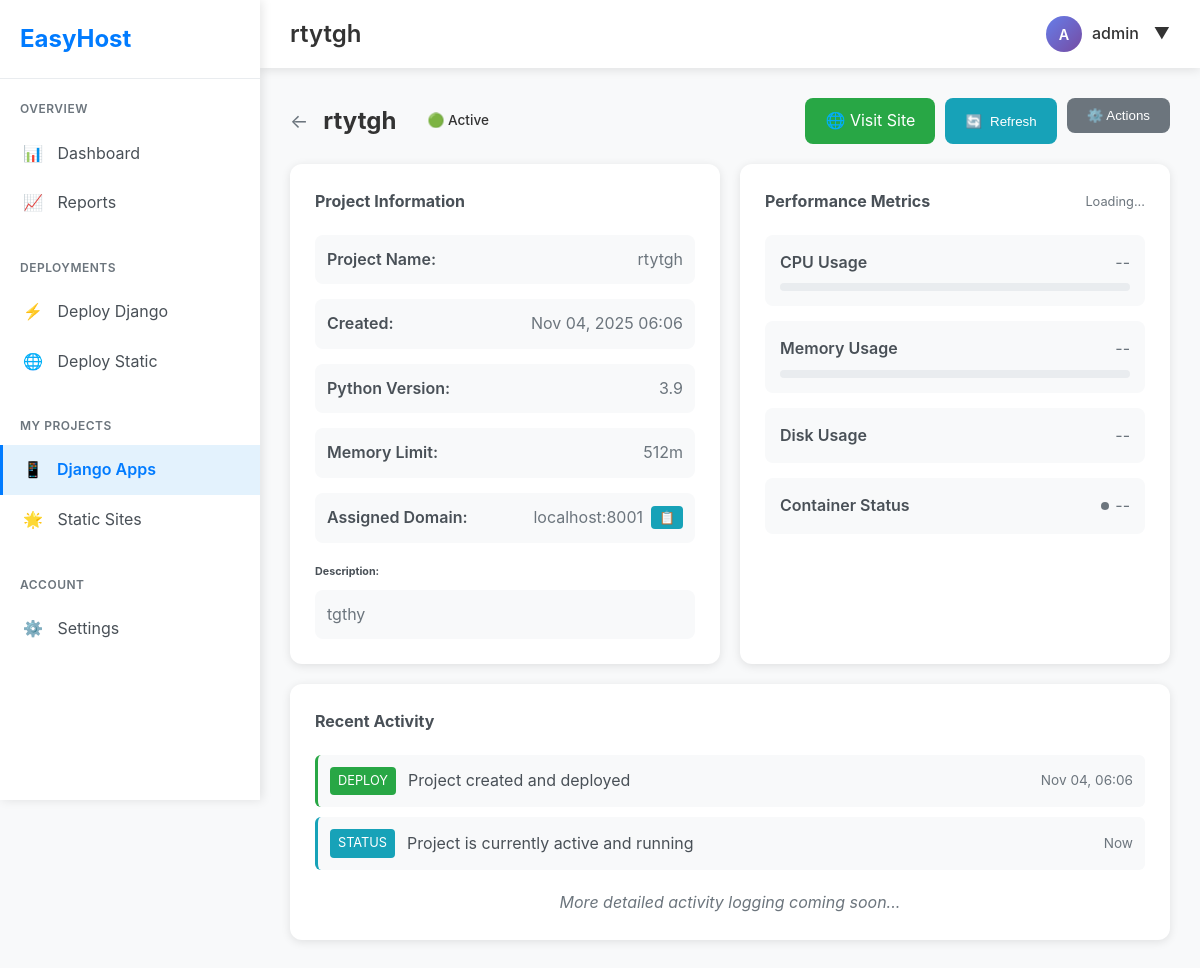
Screenshot of /dashboard/django/55/ (signed in) with the database file from the repository.
### app/models.py (models this page shows, shortened)
class DjangoProject(models.Model):
    DEPLOYMENT_STATUS_CHOICES = [
        ('pending', 'Pending'),
        ('building', 'Building'),
        ('deployed', 'Deployed'),
        ('failed', 'Failed'),
        ('stopped', 'Stopped'),
    ]
    PYTHON_VERSION_CHOICES = [
        ('3.8', 'Python 3.8'),
        ('3.9', 'Python 3.9'),
        ('3.10', 'Python 3.10'),
        ('3.11', 'Python 3.11'),
        ('3.12', 'Python 3.12'),
    ]
    user = models.ForeignKey(User, on_delete=models.CASCADE)
    project_name = models.CharField(max_length=200, help_text="Name of your Django project")
    description = models.TextField(blank=True, help_text="Brief description of your project")
    project_file = models.FileField(
        upload_to='django_projects/',
        help_text="Upload your Django project as a ZIP file"
    )
    python_version = models.CharField(
        max_length=5,
        choices=PYTHON_VERSION_CHOICES,
        default='3.9',
        help_text="Python version to use"
    )
    subdomain = models.CharField(max_length=100, unique=True)
    custom_domain = models.CharField(
        max_length=200,
        blank=True,
        null=True,
        help_text="Optional: Use your own domain (e.g., myapp.com)"
    )
    domain_name = models.CharField(max_length=200, blank=True, null=True)
    project_folder = models.CharField(max_length=500, blank=True, null=True)
    deployment_status = models.CharField(
        max_length=20,
        choices=DEPLOYMENT_STATUS_CHOICES,
        default='pending'
    )
    is_active = models.BooleanField(default=False)
    database_url = models.CharField(max_length=500, blank=True, null=True)
    memory_limit = models.CharField(
        max_length=10,
        default='512m',
        help_text="Memory limit (e.g., 512m, 1g)"
    )
    environment_vars = models.JSONField(
        default=dict,
        blank=True,
        help_text="Additional environment variables"
    )
    created_at = models.DateTimeField(auto_now_add=True)
    updated_at = models.DateTimeField(auto_now=True)
    last_deployed = models.DateTimeField(null=True, blank=True)
    def get_site_url(self):
        if self.domain_name:
            return f"http://{self.domain_name}"
        return None
    class Meta:
        ordering = ['-created_at']
        verbose_name = "Django Project"
        verbose_name_plural = "Django Projects"

### app/views.py (the view)
# urls.py: path('dashboard/django/<int:project_id>/', views.django_project_detail, name='django_project_detail'),
@login_required
def django_project_detail(request, project_id):
    project = get_object_or_404(DjangoProject, id=project_id, user=request.user)
    status = {'status': False}
    if project.domain_name and project.deployment_status != 'failed':
        safe_name = "".join(c if c.isalnum() else "_" for c in project.project_name)
        try:
            status = check_django_deployment_status(
                request.user.username,
                safe_name,
                project.domain_name
            )
        except Exception as e:
            logger.error(f"Error checking detailed status for project {project_id}: {e}")
            status = {'status': False, 'error': str(e)}
    project_info = {}
    if project.project_folder and os.path.exists(project.project_folder):
        try:
            project_info = get_django_project_info(project.project_folder)
        except Exception as e:
            logger.error(f"Error getting project info for {project_id}: {e}")
            project_info = {'error': str(e)}
    context = {
        'project': project,
        'status': status,
        'project_info': project_info
    }
    return render(request, 'django_project_detail.html', context)

### app/templates/django_project_detail.html (shortened to what this page needs)
{% extends 'dashboard_base.html' %}
{% block page_title %}{{ project.project_name }}{% endblock %}
{% block content %}
<div style="margin-bottom: 20px;">
    <div style="display: flex; justify-content: space-between; align-items: center; flex-wrap: wrap; gap: 15px;">
        <div style="display: flex; align-items: center; gap: 15px;">
            <a href="{% url 'django_projects' %}" style="color: #6c757d; text-decoration: none; font-size: 1.2rem;">←</a>
            <h2 style="margin: 0;">{{ project.project_name }}</h2>
            <span class="status-badge status-{{ project.deployment_status|default:'unknown' }}" style="padding: 6px 16px; border-radius: 20px; font-size: 0.85rem; font-weight: 500;">
                {% if project.is_active and project.deployment_status == 'deployed' %}
                    🟢 Active
                {% elif project.deployment_status == 'deploying' %}
                    🟡 Deploying
                {% elif project.deployment_status == 'failed' %}
                    🔴 Failed
                {% else %}
                    ⚫ Inactive
                {% endif %}
            </span>
        </div>
        <div style="display: flex; gap: 10px; flex-wrap: wrap;">
            {% if project.domain_name and project.is_active %}
                <a href="{{ project.get_site_url }}" target="_blank" style="background: #28a745; color: #fff; padding: 10px 20px; border-radius: 8px; text-decoration: none; display: flex; align-items: center; gap: 8px;">
                    🌐 Visit Site
                </a>
            {% endif %}
            <button onclick="refreshMetrics()" style="background: #17a2b8; color: #fff; padding: 10px 20px; border-radius: 8px; border: none; cursor: pointer; display: flex; align-items: center; gap: 8px;">
                <span id="refresh-icon">🔄</span> Refresh
            </button>
            <div class="dropdown" style="position: relative;">
                <button onclick="toggleMainDropdown()" style="background: #6c757d; color: #fff; padding: 10px 20px; border-radius: 8px; border: none; cursor: pointer; display: flex; align-items: center; gap: 8px;">
                    ⚙️ Actions
                </button>
            </div>
        </div>
    </div>
</div>
<div style="display: grid; grid-template-columns: 1fr 1fr; gap: 20px; margin-bottom: 20px;">
    <div style="background: #fff; padding: 25px; border-radius: 12px; box-shadow: 0 2px 10px rgba(0,0,0,0.1);">
        <h4 style="margin-top: 0; margin-bottom: 20px; color: #495057;">Project Information</h4>
        <div style="display: grid; gap: 15px;">
            <div style="display: flex; justify-content: space-between; align-items: center; padding: 12px; background: #f8f9fa; border-radius: 8px;">
                <span style="font-weight: 600; color: #495057;">Project Name:</span>
                <span style="color: #6c757d;">{{ project.project_name }}</span>
            </div>
            <div style="display: flex; justify-content: space-between; align-items: center; padding: 12px; background: #f8f9fa; border-radius: 8px;">
                <span style="font-weight: 600; color: #495057;">Created:</span>
                <span style="color: #6c757d;">{{ project.created_at|date:"M d, Y H:i" }}</span>
            </div>
            <div style="display: flex; justify-content: space-between; align-items: center; padding: 12px; background: #f8f9fa; border-radius: 8px;">
                <span style="font-weight: 600; color: #495057;">Python Version:</span>
                <span style="color: #6c757d;">{{ project.python_version|default:"3.9" }}</span>
            </div>
            <div style="display: flex; justify-content: space-between; align-items: center; padding: 12px; background: #f8f9fa; border-radius: 8px;">
                <span style="font-weight: 600; color: #495057;">Memory Limit:</span>
                <span style="color: #6c757d;">{{ project.memory_limit|default:"512MB" }}</span>
            </div>
            {% if project.domain_name %}
            <div style="display: flex; justify-content: space-between; align-items: center; padding: 12px; background: #f8f9fa; border-radius: 8px;">
                <span style="font-weight: 600; color: #495057;">Assigned Domain:</span>
                <div style="display: flex; align-items: center; gap: 8px;">
                    <span style="color: #6c757d;">{{ project.domain_name }}</span>
                    <button onclick="copyDomain('{{ project.domain_name }}')" style="background: #17a2b8; color: white; border: none; padding: 4px 8px; border-radius: 4px; cursor: pointer; font-size: 0.8rem;">
                        📋
                    </button>
                </div>
            </div>
            {% endif %}
        </div>
        {% if project.description %}
        <div style="margin-top: 20px;">
            <h6 style="margin-bottom: 10px; color: #495057;">Description:</h6>
            <p style="color: #6c757d; margin: 0; padding: 12px; background: #f8f9fa; border-radius: 8px;">
                {{ project.description }}
            </p>
        </div>
        {% endif %}
    </div>
    <div style="background: #fff; padding: 25px; border-radius: 12px; box-shadow: 0 2px 10px rgba(0,0,0,0.1);">
        <div style="display: flex; justify-content: space-between; align-items: center; margin-bottom: 20px;">
            <h4 style="margin: 0; color: #495057;">Performance Metrics</h4>
            <span id="metrics-status" style="font-size: 0.8rem; color: #6c757d;">Loading...</span>
        </div>
        <div id="metrics-container" style="display: grid; gap: 15px;">
            <div style="padding: 15px; background: #f8f9fa; border-radius: 8px;">
                <div style="display: flex; justify-content: space-between; margin-bottom: 8px;">
                    <span style="font-weight: 600; color: #495057;">CPU Usage</span>
                    <span id="cpu-usage" style="color: #6c757d;">--</span>
                </div>
                <div style="background: #e9ecef; border-radius: 10px; height: 8px; overflow: hidden;">
                </div>
            </div>
            <div style="padding: 15px; background: #f8f9fa; border-radius: 8px;">
                <div style="display: flex; justify-content: space-between; margin-bottom: 8px;">
                    <span style="font-weight: 600; color: #495057;">Memory Usage</span>
                    <span id="memory-usage" style="color: #6c757d;">--</span>
                </div>
                <div style="background: #e9ecef; border-radius: 10px; height: 8px; overflow: hidden;">
                </div>
            </div>
            <div style="padding: 15px; background: #f8f9fa; border-radius: 8px;">
                <div style="display: flex; justify-content: space-between;">
                    <span style="font-weight: 600; color: #495057;">Disk Usage</span>
                    <span id="disk-usage" style="color: #6c757d;">--</span>
                </div>
            </div>
            <div style="padding: 15px; background: #f8f9fa; border-radius: 8px;">
                <div style="display: flex; justify-content: space-between;">
                    <span style="font-weight: 600; color: #495057;">Container Status</span>
                    <span id="container-status" style="color: #6c757d; display: flex; align-items: center; gap: 6px;">
                        <span id="status-indicator" style="width: 8px; height: 8px; background: #6c757d; border-radius: 50%;"></span>
                        <span id="status-text">--</span>
                    </span>
                </div>
            </div>
        </div>
    </div>
</div>
<div style="background: #fff; padding: 25px; border-radius: 12px; box-shadow: 0 2px 10px rgba(0,0,0,0.1);">
    <h4 style="margin-top: 0; margin-bottom: 20px; color: #495057;">Recent Activity</h4>
    <div id="activity-log" style="max-height: 300px; overflow-y: auto;">
        <div style="display: flex; align-items: center; gap: 12px; padding: 12px; border-left: 3px solid #28a745; background: #f8f9fa; border-radius: 6px; margin-bottom: 10px;">
            <span style="background: #28a745; color: white; padding: 4px 8px; border-radius: 4px; font-size: 0.8rem;">DEPLOY</span>
            <span style="flex: 1; color: #495057;">Project created and deployed</span>
            <span style="color: #6c757d; font-size: 0.85rem;">{{ project.created_at|date:"M d, H:i" }}</span>
        </div>
        {% if project.deployment_status == 'deployed' and project.is_active %}
        <div style="display: flex; align-items: center; gap: 12px; padding: 12px; border-left: 3px solid #17a2b8; background: #f8f9fa; border-radius: 6px; margin-bottom: 10px;">
            <span style="background: #17a2b8; color: white; padding: 4px 8px; border-radius: 4px; font-size: 0.8rem;">STATUS</span>
            <span style="flex: 1; color: #495057;">Project is currently active and running</span>
            <span style="color: #6c757d; font-size: 0.85rem;">Now</span>
        </div>
        {% endif %}
        <div style="text-align: center; color: #6c757d; font-style: italic; margin-top: 20px;">
            More detailed activity logging coming soon...
        </div>
    </div>
</div>
{% endblock %}

### app/templates/dashboard_base.html (shortened to what this page needs)
<!DOCTYPE html>
<html lang="en">
<head>
</head>
<body>
    <div class="dashboard-container">
        <nav class="sidebar" id="sidebar">
            <div class="sidebar-header">
                <h2>EasyHost</h2>
            </div>
            <div class="sidebar-nav">
                <div class="nav-section">
                    <div class="nav-section-title">Overview</div>
                    <a href="{% url 'dashboard' %}" class="nav-item {% if request.resolver_match.url_name == 'dashboard' %}active{% endif %}">
                        <span class="nav-item-icon">📊</span>
                        Dashboard
                    </a>
                    <a href="{% url 'reports' %}" class="nav-item {% if request.resolver_match.url_name == 'reports' %}active{% endif %}">
                        <span class="nav-item-icon">📈</span>
                        Reports
                    </a>
                </div>
                <div class="nav-section">
                    <div class="nav-section-title">Deployments</div>
                    <a href="{% url 'deploy_django' %}" class="nav-item {% if request.resolver_match.url_name == 'deploy_django' %}active{% endif %}">
                        <span class="nav-item-icon">⚡</span>
                        Deploy Django
                    </a>
                    <a href="{% url 'deploy_static' %}" class="nav-item {% if request.resolver_match.url_name == 'deploy_static' %}active{% endif %}">
                        <span class="nav-item-icon">🌐</span>
                        Deploy Static
                    </a>
                </div>
                <div class="nav-section">
                    <div class="nav-section-title">My Projects</div>
                    <a href="{% url 'django_projects' %}" class="nav-item {% if request.resolver_match.url_name == 'django_projects' or request.resolver_match.url_name == 'django_project_detail' %}active{% endif %}">
                        <span class="nav-item-icon">📱</span>
                        Django Apps
                    </a>
                    <a href="{% url 'websites' %}" class="nav-item {% if request.resolver_match.url_name == 'websites' %}active{% endif %}">
                        <span class="nav-item-icon">🌟</span>
                        Static Sites
                    </a>
                </div>
                <div class="nav-section">
                    <div class="nav-section-title">Account</div>
                    <a href="{% url 'settings' %}" class="nav-item {% if request.resolver_match.url_name == 'settings' %}active{% endif %}">
                        <span class="nav-item-icon">⚙️</span>
                        Settings
                    </a>
                </div>
            </div>
        </nav>
        <main class="main-content" id="mainContent">
            <header class="top-header">
                <div class="header-left">
                    <h1 class="page-title">{% block page_title %}Dashboard{% endblock %}</h1>
                </div>
                <div class="header-right">
                    <div class="dropdown">
                        <div class="user-info" style="cursor: pointer;">
                            <div class="user-avatar">{{ user.username|first|upper }}</div>
                            <span style="font-weight: 500;">{{ user.username }}</span>
                            <span style="margin-left: 5px;">▼</span>
                        </div>
                    </div>
                </div>
            </header>
            <div class="content-area">
                {% block content %}
                {% endblock %}
            </div>
        </main>
    </div>
</body>
</html>

### rows the page displays
DjangoProject: project_name "rtytgh", created_at "Nov 04, 2025 06:06", python_version "3.9", memory_limit "512m", domain_name "localhost:8001", description "tgthy", created_at "Nov 04, 06:06"

### other values shown
{{ user.username|first|upper }} "A"
{{ user.username }} "admin"
